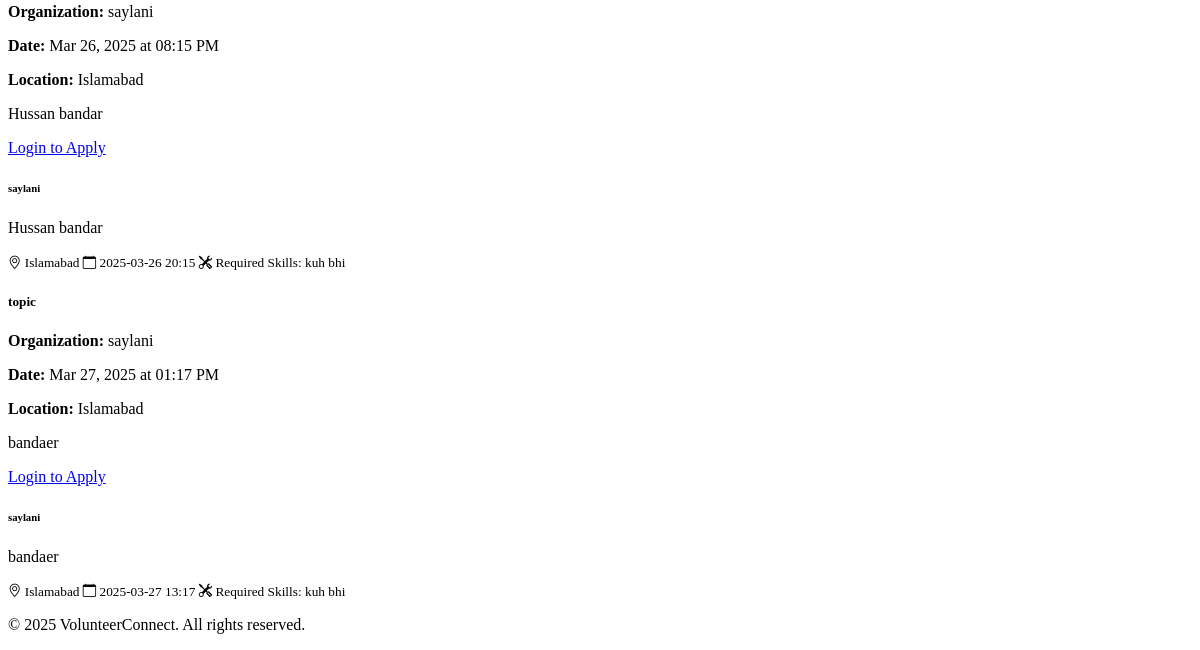
/opportunities/opportunities/ (lower part), run on an earlier commit of the app's database.
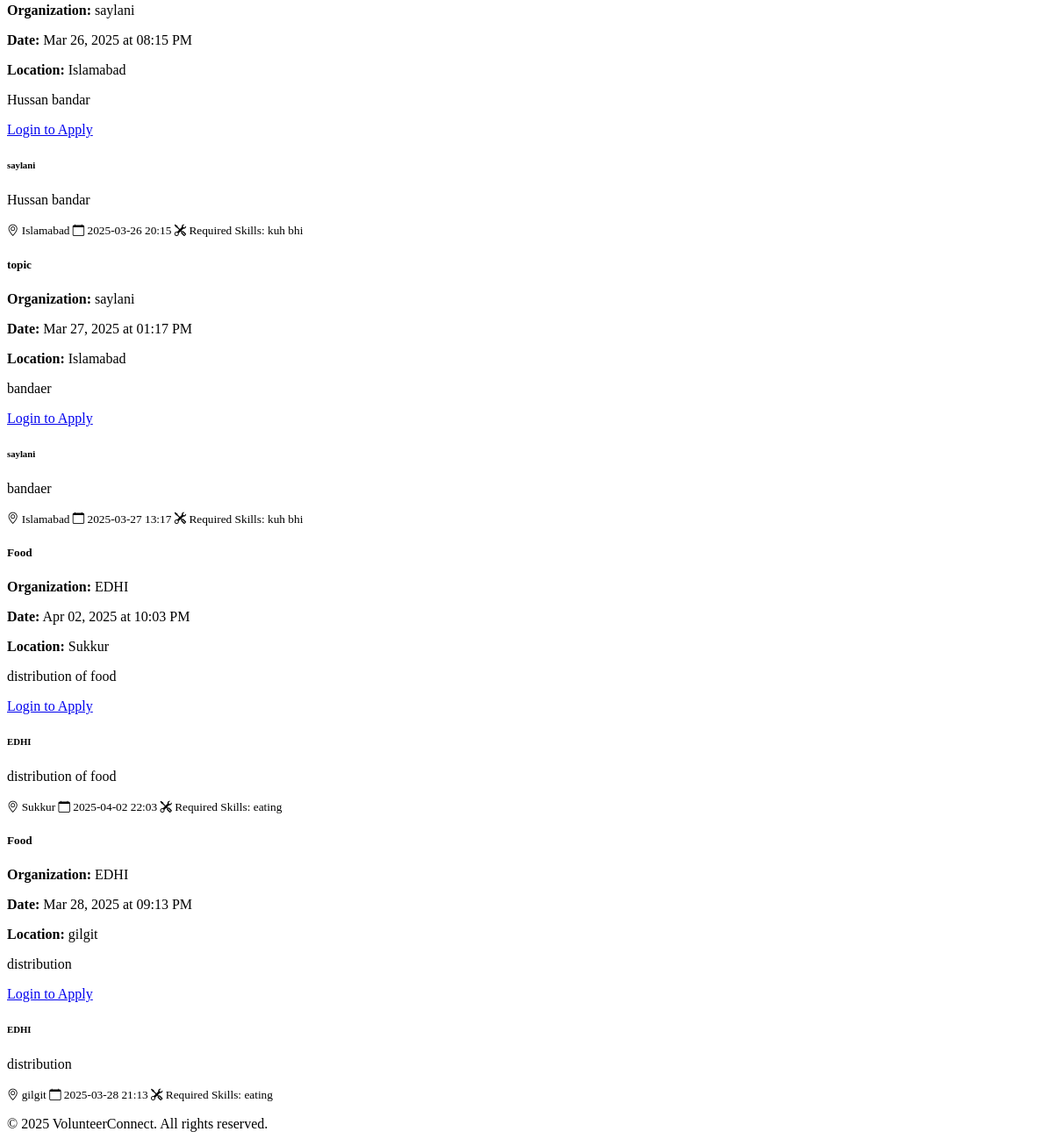
And on a later commit of the database.
### opportunities/models.py (models this page shows)
class Opportunity(models.Model):
    STATUS_CHOICES = [
        ('open', 'Open'),
        ('closed', 'Closed'),
        ('removed', 'Removed'),
    ]
    CONTENT_STATUS_CHOICES = [
        ('active', 'Active'),
        ('flagged', 'Flagged'),
        ('removed', 'Removed'),
    ]
    ngo = models.ForeignKey(NGOProfile, on_delete=models.CASCADE, related_name='opportunities')
    title = models.CharField(max_length=200)
    description = models.TextField()
    location = models.CharField(max_length=200)
    date = models.DateTimeField()
    required_skills = models.CharField(max_length=500, blank=True, null=True)
    status = models.CharField(max_length=20, choices=STATUS_CHOICES, default='open')
    content_status = models.CharField(max_length=20, choices=CONTENT_STATUS_CHOICES, default='active')
    moderation_reason = models.CharField(max_length=100, blank=True, null=True)
    created_at = models.DateTimeField(default=now)
    def __str__(self):
        return self.title

### authentication/models.py (models this page shows, shortened)
class NGOProfile(models.Model):
    user = models.OneToOneField(User, on_delete=models.CASCADE, related_name='ngo_profile')
    organization_name = models.CharField(max_length=200)
    description = models.TextField(blank=True, null=True)
    verified = models.BooleanField(default=False)
    verification_status = models.CharField(
        max_length=20,
        choices=[('pending', 'Pending'), ('approved', 'Approved'), ('rejected', 'Rejected')],
        default='pending'
    )
    rejection_reason = models.CharField(max_length=100, blank=True, null=True)
    verified_at = models.DateTimeField(blank=True, null=True)
    verified_by = models.ForeignKey(User, on_delete=models.SET_NULL, null=True, blank=True, related_name='verified_ngos')

### opportunities/views.py (the view)
# urls.py: path('opportunities/', include('opportunities.urls')),
def opportunities(request):
    opportunities = Opportunity.objects.filter(status='open', content_status='active')
    print("Opportunities in view:", opportunities)  # Debugging
    locations = sorted(set(opportunity.location for opportunity in opportunities))
    return render(request, 'list.html', {
        'opportunities': opportunities,
        'locations': locations
    })

### opportunities/templates/list.html (shortened to what this page needs)
{% extends "base.html" %}
{% load static %}
{% block content %}
<div class="row g-4">
    {% for opportunity in opportunities %}
    <div class="col-md-6 col-lg-4 opportunity-card" data-location="{{ opportunity.location }}">
        <div class="card h-100 border-primary bg-dark">
            <div class="card-header bg-primary bg-opacity-25 border-primary">
                <h5 class="card-title mb-0">{{ opportunity.title }}</h5>
            </div>
            <div class="card-body">
                <p class="mb-2"><strong>Organization:</strong> {{ opportunity.ngo.organization_name }}</p>
                <p class="mb-2"><strong>Date:</strong> {{ opportunity.date|date:"M d, Y \a\t h:i A" }}</p>
                <p class="mb-2"><strong>Location:</strong> {{ opportunity.location }}</p>
                <p class="mb-3">{{ opportunity.description|truncatechars:150 }}</p>
                <div class="d-flex justify-content-between">
                    {% if user.is_authenticated %}
                        {% if user.role == "volunteer" %}
                            <a href="{% url 'applications:apply_opportunity' opportunity.id %}"
                               class="btn btn-primary">
                                <i class="bi bi-check-circle"></i> Apply Now
                            </a>
                            {% elif user.is_authenticated and user.ngo_profile and opportunity.ngo == user.ngo_profile %}
                            <a href="{% url 'applications:manage_opportunity' opportunity.id %}"
                               class="btn btn-warning">
                                <i class="bi bi-clipboard-check"></i> Manage Applications
                            </a>
                        {% endif %}
                    {% else %}
                        <a href="{% url 'authentication:login' %}" class="btn btn-outline-primary">
                            Login to Apply
                        </a>
                    {% endif %}
                </div>
            </div>
            <div class="card-body">
                <h6 class="card-subtitle mb-2 text-info">
                    {{ opportunity.ngo.organization_name }}
                </h6>
                <p class="card-text">{{ opportunity.description }}</p>
                <div class="mb-3">
                    <small class="text-muted d-block">
                        <i class="bi bi-geo-alt text-info"></i> {{ opportunity.location }}
                    </small>
                    <small class="text-muted d-block">
                        <i class="bi bi-calendar text-info"></i> {{ opportunity.date|date:"Y-m-d H:i" }}
                    </small>
                    {% if opportunity.required_skills %}
                    <small class="text-muted d-block">
                        <i class="bi bi-tools text-info"></i> Required Skills: {{ opportunity.required_skills }}
                    </small>
                    {% endif %}
                </div>
            </div>
        </div>
    </div>
    {% empty %}
    <div class="col-12 text-center">
        <p>No opportunities available at the moment.</p>
    </div>
    {% endfor %}
</div>
{% endblock %}

### authentication/templates/base.html (shortened to what this page needs)
{% load static %}
<!DOCTYPE html>
<html lang="en" data-bs-theme="dark">
<head>
    <link rel="stylesheet" href="https://cdn.replit.com/agent/bootstrap-agent-dark-theme.min.css">
    <link rel="stylesheet" href="https://cdn.jsdelivr.net/npm/feather-icons/dist/feather.min.css">
    <link href="https://cdn.jsdelivr.net/npm/bootstrap-icons@1.7.2/font/bootstrap-icons.css" rel="stylesheet">
    <link rel="stylesheet" href="{% static 'css/custom.css' %}">
</head>
<body>
    <div class="wrapper">
    <main class="container my-4 content">
        {% block content %}{% endblock %}
    </main>
    <footer class="bg-dark py-4 mt-5">
        <div class="container text-center">
            <p class="mb-0 text-muted">© 2025 VolunteerConnect. All rights reserved.</p>
        </div>
    </footer>
    </div>
</body>
</html>

### static/css/custom.css (style rules this page uses)
html, body { height: 100%; }
.wrapper { display: flex; flex-direction: column; min-height: 100vh; }
.content { flex: 1; }
footer { width: 100%; }

What changed in the data, as far as the page shows it:
added Opportunity: title "Food", ngo.organization_name "EDHI", date "Apr 02, 2025 at 10:03 PM", location "Sukkur", description "distribution of food", date "2025-04-02 22:03", required_skills "eating"
added Opportunity: title "Food", ngo.organization_name "EDHI", date "Mar 28, 2025 at 09:13 PM", location "gilgit", description "distribution", date "2025-03-28 21:13", required_skills "eating"
